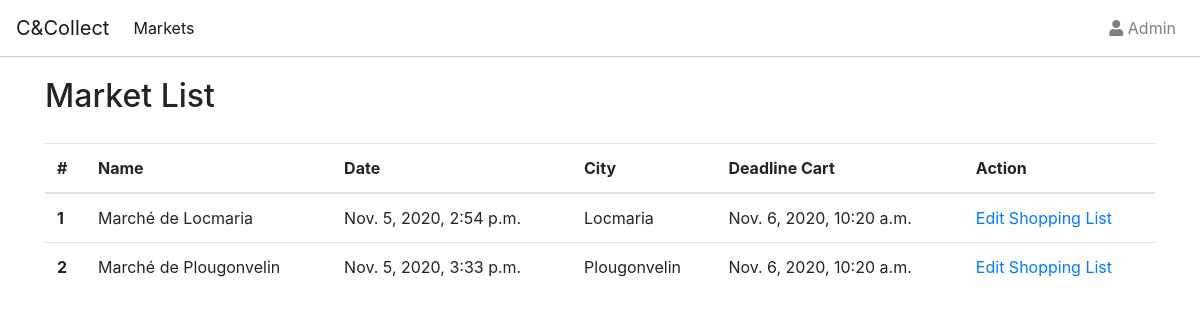
The page / on the database its author committed.
### stock/models.py (models this page shows, shortened)
class Market(models.Model):
    name = models.CharField(max_length=200)
    city = models.CharField(max_length=200)
    deadline_cart = models.DateTimeField()
    date_market = models.DateTimeField()

### bucket/views.py (the view)
# urls.py: path('', MarketListView.as_view(),name="market_list"),
class MarketListView(ListView):
    model = Market
    template_name = "bucket/market_list.html"

### templates/bucket/market_list.html
{% extends 'base.html' %}
{% block content %}
    <h2>Market List</h2>
    <div>
    <table class="table">
      <thead>
        <tr>
          <th scope="col">#</th>
          <th scope="col">Name</th>
          <th scope="col">Date</th>
          <th scope="col">City</th>
          <th scope="col">Deadline Cart</th>
          <th scope="col">Action</th>
        </tr>
      </thead>
      <tbody>
        {% for object in object_list %}
        <tr>
          <th scope="row">{{object.id}}</th>
          <td>{{object.name}}</td>
          <td>{{object.date_market}}</td>
          <td>{{object.city}}</td>
          <td>{{object.deadline_cart}}</td>
          <td><a href="{% url 'item_create' market_pk=object.pk  %}">Edit Shopping List</a></td>
        </tr>
        {% endfor %}
      </tbody>
    </table>
    </div>
    {% endblock %}

### static/css/style.css (style rules this page uses)
h2 { padding-bottom: 20px; }

### rows shown on the page
Market: id "1", name "Marché de Locmaria", date_market "Nov. 5, 2020, 2:54 p.m.", city "Locmaria", deadline_cart "Nov. 6, 2020, 10:20 a.m."
Market: id "2", name "Marché de Plougonvelin", date_market "Nov. 5, 2020, 3:33 p.m.", city "Plougonvelin", deadline_cart "Nov. 6, 2020, 10:20 a.m."
